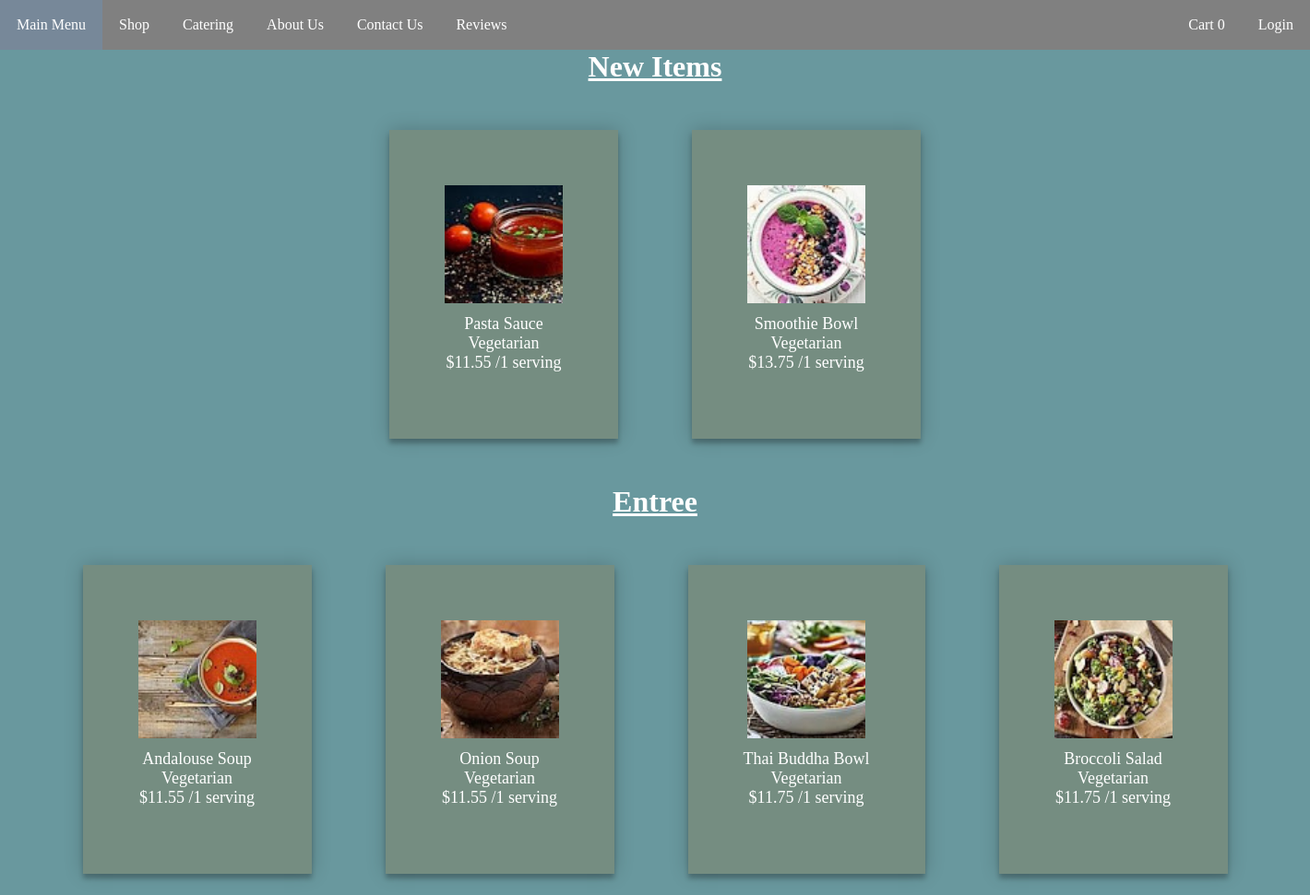
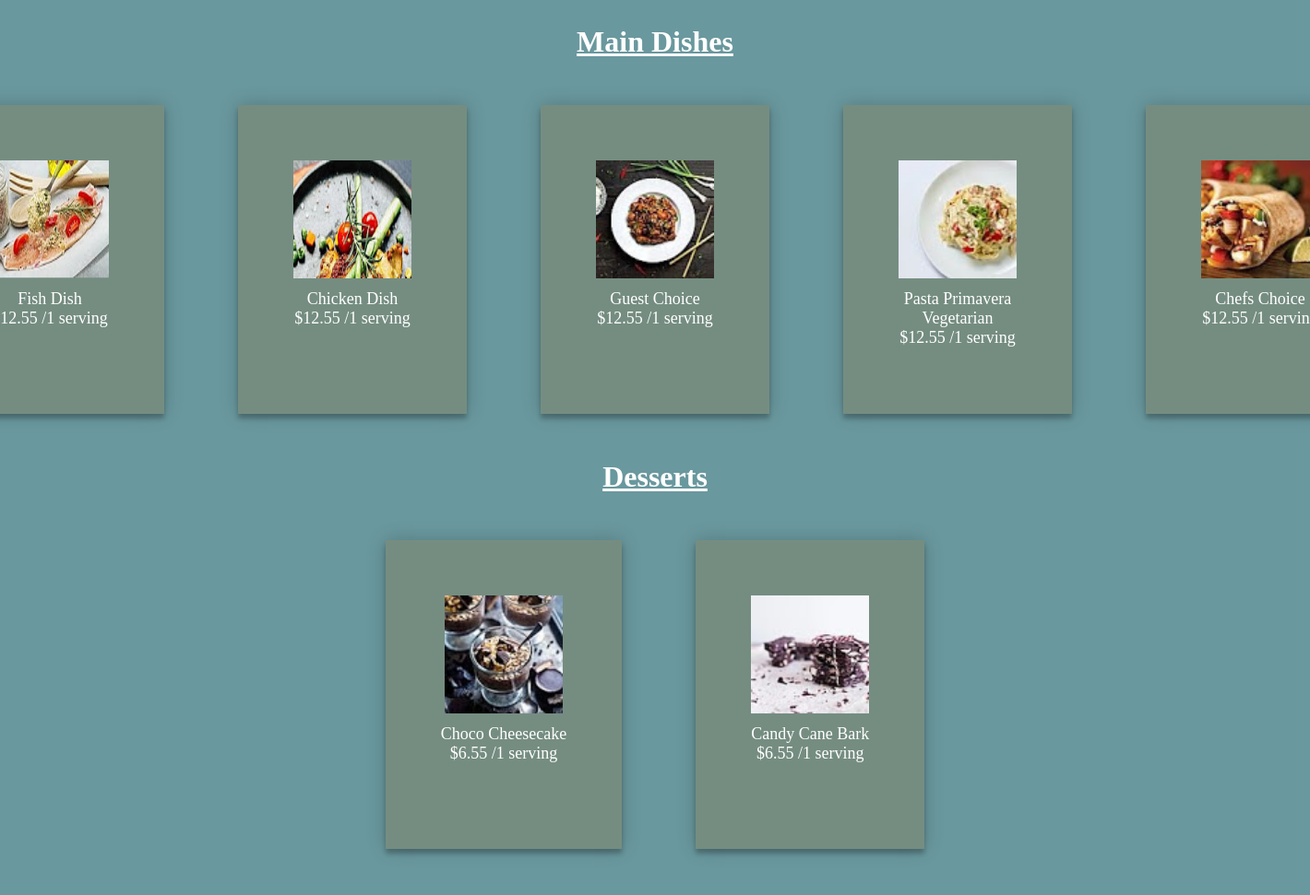
Screenshot of /cart_checkout/shop.php with the database file from the repository (2 pictures, top to bottom).
### tables this page shows
CREATE TABLE `menu` (
  `productID` int(11) NOT NULL COMMENT 'ID of Product',
  `productName` varchar(255) NOT NULL,
  `cost` double NOT NULL,
  `isVeg` int(4) NOT NULL,
  `isGf` int(4) NOT NULL,
  `customId` varchar(255) DEFAULT NULL,
  `category` varchar(255) NOT NULL COMMENT 'Category of Product',
  `subcategory` varchar(255) NOT NULL COMMENT 'The sub category, main category is like: menu or categring, whilst sub is like salad',
  `imagePath` varchar(255) NOT NULL COMMENT 'Path to image',
  `description` varchar(250) NOT NULL
);

### cart_checkout/shop.php (the view, shortened to what this page needs)
<?php
$servername = "localhost";
$username = "dev";
$password = "dev";
$dbname = "soen287final";
$conn = new mysqli($servername, $username, $password, $dbname);
?>
<!DOCTYPE html>
<html lang="en">
<head>
    <link rel="stylesheet" href="../menu/test.css?v=1.1">
    <link rel="stylesheet" href="../navBar/navBarStyles.css">
</head>
<body>
     <?php include("../navBar/navBar.php");?>
    <h1> New Items </h1>
    <div class="menu-grid-container">
        <?php
            $query = "SELECT * FROM `Menu`";
            if ($result = $conn->query($query)) {
                while ($row = $result->fetch_assoc()) {
                    if($row["category"] == "Shop" && $row["subcategory"] == "New"){
        ?>
        <div class="menu-grid-item">
            <div class = "menu-box">
            <form method="post" action="shop.php">
                <div class="menu-item"  onclick = <?php echo "\"openModal('" . $row["productName"] . "')\""?>>
                        <div class="clickable">
                            <img id = "img" src="../images/productPictures/<?php echo $row["imagePath"];?>">
                            <p><?php echo $row["productName"]?></p>
                            <p class="extra"><?php echo ($row["isVeg"] == 0) ? "" : "Vegetarian";?></p>
                            <p>$<?php echo $row["cost"]?> /1 serving</p>
                        </div>
                    </div>
                </form>
            </div>
        </div>
        <?php
            }
        }
            }
        ?>
    </div>
    <h1> Entree </h1>
    <div class="menu-grid-container">
        <?php
            $query = "SELECT * FROM `Menu`";
            if ($result = $conn->query($query)) {
                while ($row = $result->fetch_assoc()) {
                    if($row["category"] == "Shop" && $row["subcategory"] == "Entree"){
        ?>
        <div class="menu-grid-item">
        <div class = "menu-box">
            <form method="post" action="shop.php">
                <div class="menu-item"  onclick = <?php echo "\"openModal('" . $row["productName"] . "')\""?>>
                        <div class="clickable">
                            <img id = "img" src="../images/productPictures/<?php echo $row["imagePath"];?>">
                            <p><?php echo $row["productName"]?></p>
                            <p class="extra"><?php echo ($row["isVeg"] == 0) ? "" : "Vegetarian";?></p>
                            <p>$<?php echo $row["cost"]?> /1 serving</p>
                        </div>
                    </form>
                </div>
            </div>
        </div>
        <?php
            }
        }
            }
        ?>
    <h1> Main Dishes </h1>
    <div class="menu-grid-container">
        <?php
            $query = "SELECT * FROM `Menu`";
            if ($result = $conn->query($query)) {
                while ($row = $result->fetch_assoc()) {
                    if($row["category"] == "Shop" && $row["subcategory"] == "Main"){
        ?>
        <div class="menu-grid-item">
        <div class = "menu-box">
            <form method="post" action="shop.php">
                <div class="menu-item"  onclick = <?php echo "\"openModal('" . $row["productName"] . "')\""?>>
                        <div class="clickable">
                            <img id = "img" src="../images/productPictures/<?php echo $row["imagePath"];?>">
                            <p><?php echo $row["productName"]?></p>
                            <p class="extra"><?php echo ($row["isVeg"] == 0) ? "" : "Vegetarian";?></p>
                            <p>$<?php echo $row["cost"]?> /1 serving</p>
                        </div>
                    </form>
                </div>
            </div>
        </div>
        <?php
            }
        }
            }
        ?>
    <h1> Desserts </h1>
    <div class="menu-grid-container">
        <?php
            $query = "SELECT * FROM `Menu`";
            if ($result = $conn->query($query)) {
                while ($row = $result->fetch_assoc()) {
                    if($row["category"] == "Shop" && $row["subcategory"] == "Dessert"){
        ?>
        <div class="menu-grid-item">
        <div class = "menu-box">
            <form method="post" action="shop.php">
                <div class="menu-item"  onclick = <?php echo "\"openModal('" . $row["productName"] . "')\""?>>
                        <div class="clickable">
                            <img id = "img" src="../images/productPictures/<?php echo $row["imagePath"];?>">
                            <p><?php echo $row["productName"]?></p>
                            <p>$<?php echo $row["cost"]?> /1 serving</p>
                        </div>
                    </div>
                </form>
            </div>
        </div>
        <?php
            }
        }
            }
        ?>
    </div>
</body>
</html>

### menu/test.css (style rules this page uses)
* { margin: 0; padding: 0; }
:root { --grid-container-bg-color: rgb(105, 152, 158); --body-bg-color: var(--grid-container-bg-color); --btn-bg-color: rgb(97, 133, 153); --btn-bg-color-hover: rgb(65, 90, 104); --item-bg-color: #758d81; }
body { background-color: var(--body-bg-color); }
.menu-grid-container { display: grid; grid-template-columns: auto auto auto auto auto; background-color: var(--grid-container-bg-color); justify-content: center; padding: 10px; }
.menu-grid-item { padding: 30px; font-size: 30px; margin: 10px; text-align: center; }
.clickable { max-width: 300px; min-height: 215px; }
.menu-item { padding: 60px; background-color: var(--item-bg-color); max-width: 300px; min-height: 215px; font-size: 50px; margin: auto; text-align: center; box-shadow: 0 0 20px 0 rgba(0, 0, 0, 0.2), 0 5px 5px 0 rgba(0, 0, 0, 0.24); }
p { font-size: large; color: white; }
#img { width: 128px; height: 128px; }
h1 { text-align: center; color: white; text-decoration: underline; text-decoration-thickness: thick; }

### navBar/navBarStyles.css (style rules this page uses)
* { padding: 0; margin: 0; }

### rows the page displays
menu: imagePath (picture), productName "Pasta Sauce", isVeg "Vegetarian", cost "11.55"
menu: imagePath (picture), productName "Smoothie Bowl", isVeg "Vegetarian", cost "13.75"
menu: imagePath (picture), productName "Andalouse Soup", isVeg "Vegetarian", cost "11.55"
menu: imagePath (picture), productName "Onion Soup", isVeg "Vegetarian", cost "11.55"
menu: imagePath (picture), productName "Thai Buddha Bowl", isVeg "Vegetarian", cost "11.75"
menu: imagePath (picture), productName "Broccoli Salad", isVeg "Vegetarian", cost "11.75"
menu: imagePath (picture), productName "Fish Dish", cost "12.55"
menu: imagePath (picture), productName "Chicken Dish", cost "12.55"
menu: imagePath (picture), productName "Guest Choice", cost "12.55"
menu: imagePath (picture), productName "Pasta Primavera", isVeg "Vegetarian", cost "12.55"
menu: imagePath (picture), productName "Chefs Choice", cost "12.55"
menu: imagePath (picture), productName "Choco Cheesecake", cost "6.55"
menu: imagePath (picture), productName "Candy Cane Bark", cost "6.55"

### other values shown
$totalNumber "0"
